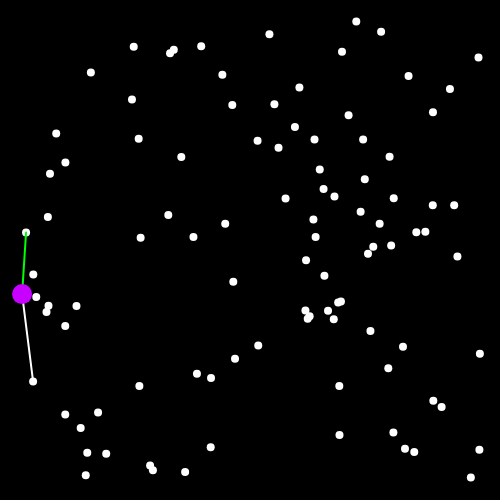
Frame 1 (no input)
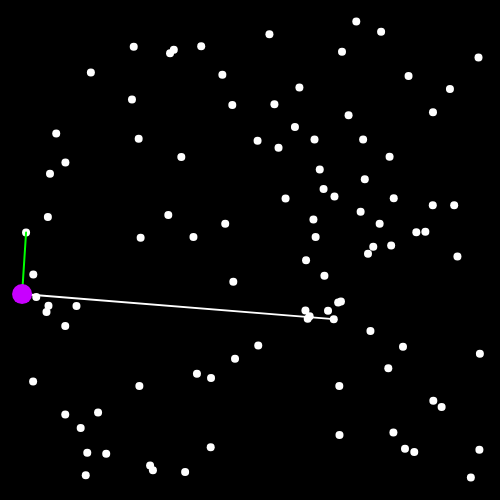
Frame 60 (no input)
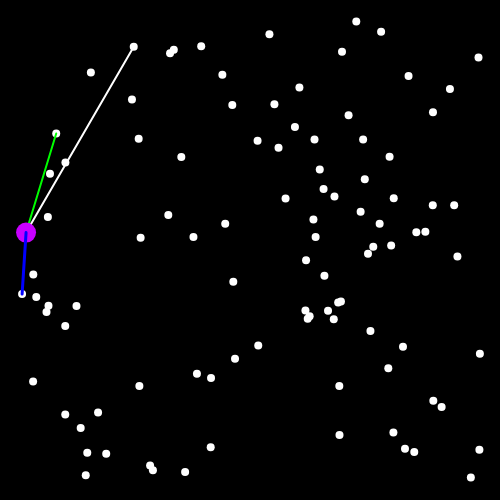
Frame 120 (the mouse pressed at the canvas centre since frame 60)

The p5.js sketch that drew these frames (run headless with seeded random() and noise() and a simulated clock; from frame 60 on, the mouse is pressed at the canvas centre):

// p5.js sketch
// ── sketch.js
var points = [];
var hull = [];

var leftMost;
var currentVertex;
var index = 0;
var nextVertex;
let nextIndex = -1;
var checking;

var done = false;

function setup() {
  createCanvas(500, 500);
  let buffer = 20;
  for (var i = 0; i < 100; i++) {
    points.push(createVector(random(buffer, width - buffer), random(buffer, height - buffer)));
  }

  points.sort((a, b) => a.x - b.x);
  leftMost = points[0];
  currentVertex = leftMost;
  hull.push(currentVertex);

  nextVertex = points[1];
  index = 2;
}

function drawPoints() {
  stroke(255);
  strokeWeight(8);
  for (let p of points) {
    point(p.x, p.y);
  }

  if (!done) {
    stroke(0, 255, 0);
    strokeWeight(2);
    line(currentVertex.x, currentVertex.y, nextVertex.x, nextVertex.y);

    checking = points[index];
    stroke(255);
    line(currentVertex.x, currentVertex.y, checking.x, checking.y);

    stroke(200, 0, 255);
    strokeWeight(20);
    point(currentVertex.x, currentVertex.y);
  }
}

function drawHull(){
  stroke(0, 0, 255);
  if (done) {
    fill(0, 0, 255, 50);
  }else{
    noFill();
  }
  strokeWeight(3);
  beginShape();
  for (let p of hull) {
    vertex(p.x, p.y);
  }
  if (done) {
    endShape(CLOSE);
    for (let p of hull) {
      strokeWeight(8);
      stroke(0, 255, 0);
      point(p.x, p.y);
    }
  } else {
    endShape();
  }
}

function checkPoints() {
  var a = p5.Vector.sub(nextVertex, currentVertex);
  var b = p5.Vector.sub(checking, currentVertex);
  var cross = a.cross(b);

  if (cross.z < 0) {
    nextVertex = checking;
    nextIndex = index;
  }
  index = index + 1;

  if (index == points.length) {
    if (nextVertex == leftMost) {
      console.log('done');
      done = true;
    } else {
      hull.push(nextVertex);
      currentVertex = nextVertex;
      index = 0;
      nextVertex = leftMost;
    }
  }
}

function draw() {
  background(0);

  drawPoints();
  drawHull();
  if (!done) {
    checkPoints();
  }
}
